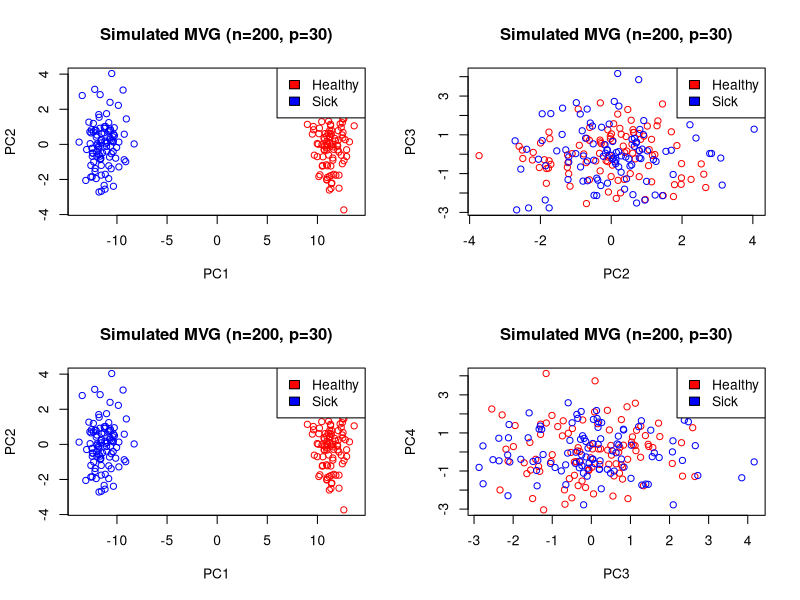

The R source for this figure:
library(MASS)

healthy.mean = rnorm(30, mean=10, sd=5)
sigma = diag(30)

sick.mean = healthy.mean
important.variables = c(3, 9, 23)
mean.diff = c(20, -10, 3)
sick.mean[important.variables] = sick.mean[important.variables] - mean.diff



healthy.subjects = mvrnorm(100, healthy.mean, sigma)
sick.subjects = mvrnorm(100, sick.mean, sigma)

group = rbind(healthy.subjects, sick.subjects)

## Exercise
#
# 1. Perform a principal components analysis on group.
#
group.pca = prcomp(group)
#
# 2. Write a helper function called plotPCA that takes
# a data matrix with 2 columns and plots the first column
# against the second.  You should assume that the columns are
# from the PCA (you may wish to review gene-eda4.r). Color
# the "healthy" subjects red and the "sick" subjects blue. 
# Your helper function should also label the plot
# "Simulated  MVG (n= 200, p=30)" and put a legend in the
# top right corner.
#
cols = c('red', 'blue')
plotPCA <- function(data) {
    plot(data, main="Simulated MVG (n=200, p=30)",
         col=cols[c(rep(1, 100), rep(2, 100))])
    legend("topright", c("Healthy", "Sick"), fill=cols)
}
# 3. Produce four figures in one window by calling your
# helper function on the:
#   a. 1st vs 2nd PC
#   b. 2nd vs 3rd PC 
#   b. 1st vs 3rd PC 
#   b. 3rd vs 4th PC 
par(mfrow=c(2, 2))
plotPCA(group.pca$x[, 1:2])
plotPCA(group.pca$x[, 2:3])
plotPCA(group.pca$x[, c(1, 2)])
plotPCA(group.pca$x[, 3:4])
